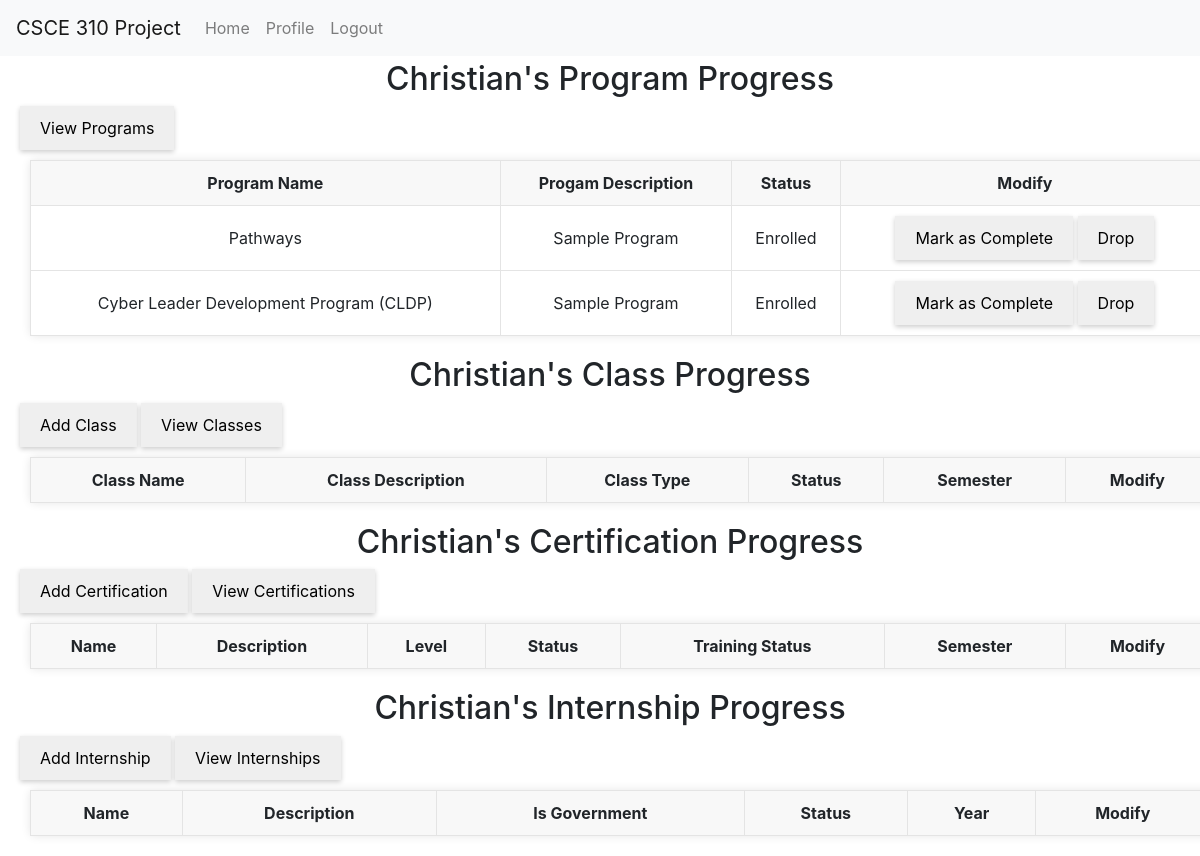
The page /progress/view_progress/1 (signed in) on the database as committed earlier.
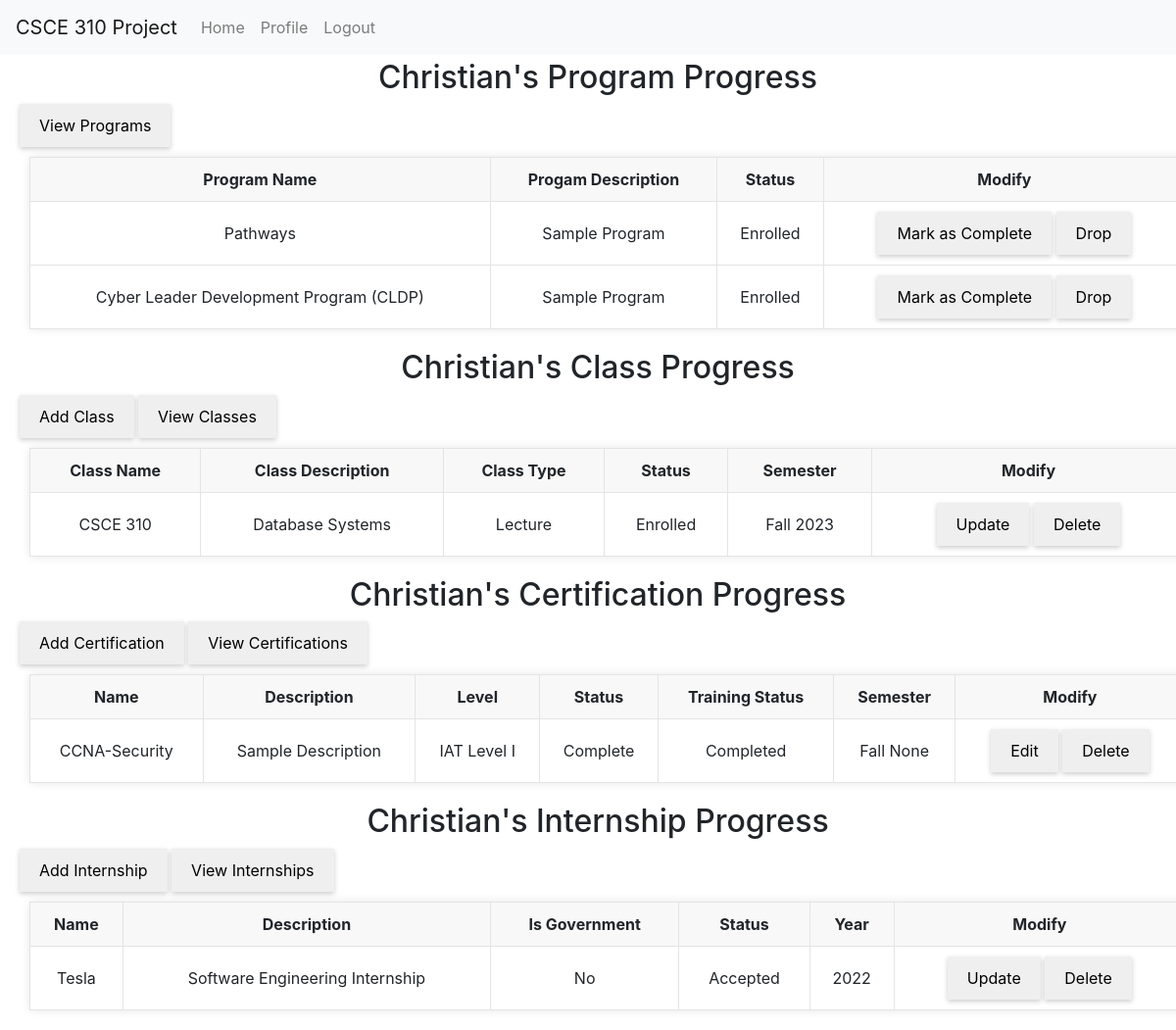
The same page on the database as committed later.
### tables this page shows
CREATE TABLE Application (
                    app_num INTEGER PRIMARY KEY AUTOINCREMENT,
                    program_num INTEGER,
                    UIN INTEGER,
                    uncom_cert TEXT,
                    com_cert TEXT,
                    purpose_statement TEXT,
                    FOREIGN KEY(program_num) REFERENCES Programs(program_num),
                    FOREIGN KEY(UIN) REFERENCES College_students(UIN)
                    );

CREATE TABLE Programs (
                    program_num INTEGER PRIMARY KEY AUTOINCREMENT,
                    name TEXT,
                    description TEXT,
                    archived INTEGER
                    );

CREATE TABLE Class_Enrollment (
                    CE_Num INTEGER PRIMARY KEY AUTOINCREMENT,
                    UIN INTEGER,
                    Class_ID INTEGER,
                    Status VARCHAR, 
                    Semester VARCHAR,
                    Year YEAR,
                    FOREIGN KEY(UIN) REFERENCES College_students(UIN),
                    FOREIGN KEY(Class_ID) REFERENCES Classes(Class_ID)
                    );

CREATE TABLE Classes (
                    Class_ID INTEGER PRIMARY KEY AUTOINCREMENT,
                    Name VARCHAR,
                    Description VARCHAR,
                    Type VARCHAR
                    );

CREATE TABLE Cert_Enrollment (
                    CertE_Num INTEGER PRIMARY KEY AUTOINCREMENT,
                    UIN INTEGER,
                    Cert_ID INTEGER,
                    Program_Num INTEGER,
                    Status VARCHAR, 
                    Training_Status VARCHAR,
                    Semester VARCHAR,
                    Year YEAR,
                    FOREIGN KEY(UIN) REFERENCES College_students(UIN),
                    FOREIGN KEY(Cert_ID) REFERENCES Certification(Cert_ID),
                    FOREIGN KEY(Program_Num) REFERENCES Programs(program_Num)
                    );

CREATE TABLE Certification (
                    Cert_ID INTEGER PRIMARY KEY AUTOINCREMENT,
                    Name VARCHAR,
                    Description VARCHAR,
                    Level VARCHAR
                    );

CREATE TABLE Intern_App (
                    IA_Num INTEGER PRIMARY KEY AUTOINCREMENT,
                    UIN INTEGER,
                    Intern_ID INTEGER,
                    Status VARCHAR, 
                    Year YEAR,
                    FOREIGN KEY(UIN) REFERENCES College_students(UIN),
                    FOREIGN KEY(Intern_ID) REFERENCES Internship(Intern_ID)
                    );

CREATE TABLE Internship (
                    Intern_ID INTEGER PRIMARY KEY AUTOINCREMENT,
                    Name VARCHAR,
                    Description VARCHAR,
                    Is_Gov BINARY
                    );

### routes/progress.py (the view)
@progress_bp.route('/view_progress/<int:UIN>', methods=['GET'])
@login_required
def view_progress(UIN):
    if current_user.user_type != "admin":
        return jsonify({"Erorr" : "Access Denied"})
    conn = get_db_connection()
    programs = get_all_programs_by_user(conn, UIN)
    classes = get_all_classes_by_user(conn, UIN)
    interns = get_all_interns_by_user(conn, UIN)
    certs = get_user_enrolled_certs(conn, UIN)
    name = conn.execute('SELECT First_Name FROM Users WHERE UIN=?', (UIN,)).fetchone()
    conn.close()
    return render_template("admin/admin_program_progress.html", programs=programs, classes=classes, interns=interns, certs=certs, name=name['First_Name'])

### app.py (called while the page is built)
@login_manager.user_loader
def load_user(UIN):
    return User(UIN)

### db.py (called while the page is built)
def get_db_connection():
    conn = sqlite3.connect('database.db')
    conn.row_factory = sqlite3.Row
    return conn

### routes/cert.py (called while the page is built)
def get_user_enrolled_certs(conn, UIN):
    return conn.execute('SELECT * FROM View_CertEnrollmentDetails WHERE UIN=?', (UIN, )).fetchall()

### routes/classes.py (called while the page is built)
def get_all_classes_by_user(conn, UIN):
    return conn.execute('SELECT * FROM View_ClassEnrollmentDetails where UIN = ?', (UIN,)).fetchall()

### routes/intern.py (called while the page is built)
def get_all_interns_by_user(conn, UIN):
    return conn.execute('SELECT * FROM View_InternAppDetails where UIN = ?', (UIN,)).fetchall()

### util/Programs.py (called while the page is built)
def get_all_programs_by_user(conn, UIN):
  return conn.execute('SELECT * FROM View_ApplicationDetails WHERE UIN = ?', (UIN,)).fetchall()

### templates/admin/admin_program_progress.html (shortened to what the changed rows need)
<!DOCTYPE html>
<html lang="en">
	<head>
		<link rel="stylesheet" href="../../static/general.css" />
		<link rel="stylesheet" href="../../static/admin_home.css" />
		<link
			rel="stylesheet"
			href="https://stackpath.bootstrapcdn.com/bootstrap/4.3.1/css/bootstrap.min.css"
		/>
	</head>
	<body>
		<div>
      {% if programs %}
        <h2>{{name}}'s Program Progress</h2>
        <table id="programsTable">
          <tr>
            <th>Program Name</th>
            <th>Progam Description</th>
            <th>Status</th>
            <th>Modify</th>
          </tr>
          {% for program in programs %}
            {% if not program.archived %}
              <tr>
                <td>{{ program.name }}</td>
                <td>{{ program.description }}</td>
                <td>{% if program.status %} {{ program.status }} {% else %} Applied {% endif %}</td>
                <td>
                  {% if not program.status %}
                    <button onclick="acceptOrRejectRecord({{program.UIN}}, {{program.program_num}}, 1)">Accept</button>
                    <button onclick="acceptOrRejectRecord({{program.UIN}}, {{program.program_num}}, 0)">Reject</button>
                  {% elif program.status == "Enrolled" %}
                    <button onclick="updateProgramProgress({{program.UIN}}, {{program.program_num}}, 'Completed')">Mark as Complete</button>
                    <button onclick="updateProgramProgress({{program.UIN}}, {{program.program_num}}, 'Dropped')">Drop</button>
                  {% elif program.status == "Rejected" %}
                    <button onclick="updateProgramProgress({{program.UIN}}, {{program.program_num}}, 'Enrolled')" >Rescind Rejection</button>
                  {% elif program.status == "Completed" %}
                    <button onclick="updateProgramProgress({{program.UIN}}, {{program.program_num}}, 'Enrolled')"  >Mark as Incomplete</button>
                  {% elif program.status == "Dropped" %}
                    <button onclick="updateProgramProgress({{program.UIN}}, {{program.program_num}}, 'Enrolled')"  >Enroll</button>
                  {% endif %}
                </td>
              </tr>
            {% endif %}
          {% endfor %}
        </table>
      {% endif %}
    </div>
    <div>
      <h2>{{name}}'s Class Progress</h2>
      <table id="classesTable">
        <tr>
          <th>Class Name</th>
          <th>Class Description</th>
          <th>Class Type</th>
          <th>Status</th>
          <th>Semester</th>
          <th>Modify</th>
        </tr>
        {% for class in classes %}
        <tr>
          <td>{{ class.Name }}</td>
          <td>{{ class.Description }}</td>
          <td>{{ class.type }}</td>
          <td>{{ class.status }}</td>
          <td>{{ class.semester}} {{class.year }}</td>
          <td>
            <a href="{{ url_for('classes_bp.update_class', Class_ID=class.Class_ID, UIN=request.view_args['UIN']) }}">
              <button>Update</button>
            </a>
            <button onclick="deleteClass({{class.Class_ID}}, {{request.view_args['UIN']}})">Delete</button>
          </td>
        </tr>
        {% endfor %}
      </table>
    </div>
    <div>
      <h2>{{name}}'s Certification Progress</h2>
      <table id="certsTable">
        <tr>
          <th>Name</th>
          <th>Description</th>
          <th>Level</th>
          <th>Status</th>
          <th>Training Status</th>
          <th>Semester</th>
          <th>Modify</th>
        </tr>
        {% for cert in certs %}
        <tr>
          <td>{{ cert.Name }}</td>
          <td>{{ cert.Description }}</td>
          <td>{{ cert.Level }}</td>
          <td>{{ cert.Status }}</td>
          <td>{{ cert.Training_Status }}</td>
          <td>{{ cert.Semester}} {{cert.Year }}</td>
          <td>
              <a href="{{url_for('cert_bp.update_cert_enrollment', Cert_ID=cert.Cert_ID, UIN=request.view_args['UIN'])}}">
                  <button>Edit</button>
              </a>
              <button onclick="deleteCert({{cert.Cert_ID}}, {{request.view_args['UIN']}})">Delete</button>
          </td>
        </tr>
        {% endfor %}
      </table>
    </div>
    <div>
      <h2>{{name}}'s Internship Progress</h2>
      <table id="classesTable">
        <tr>
          <th>Name</th>
          <th>Description</th>
          <th>Is Government</th>
          <th>Status</th>
          <th>Year</th>
          <th>Modify</th>
        </tr>
        {% for intern in interns %}
        <tr>
          <td>{{intern.name}}</td>
          <td>{{intern.description}}</td>
          <td>{{intern.is_gov}}</td>
          <td>{{intern.status}}</td>
          <td>{{intern.year}}</td>
          <td>
            <a href="{{ url_for('intern_bp.update_intern', Intern_ID=intern.Intern_ID, UIN=request.view_args['UIN']) }}">
              <button>Update</button>
            </a>
            <button onclick="deleteIntern({{intern.Intern_ID}}, {{request.view_args['UIN']}})">Delete</button>
          </td>
        </tr>
        {% endfor %}
      </table>
    </div>
    </body>
    </html>

Rows that differ between the two databases and show on the page:
added Class_Enrollment: Name "CSCE 310", Description "Database Systems", type "Lecture", status "Enrolled", semester "Fall", year "2023"
added Cert_Enrollment: Name "CCNA-Security", Description "Sample Description", Level "IAT Level I", Status "Complete", Training_Status "Completed", Semester "Fall", Year "None"
added Intern_App: name "Tesla", description "Software Engineering Internship", is_gov "No", status "Accepted", year "2022"
